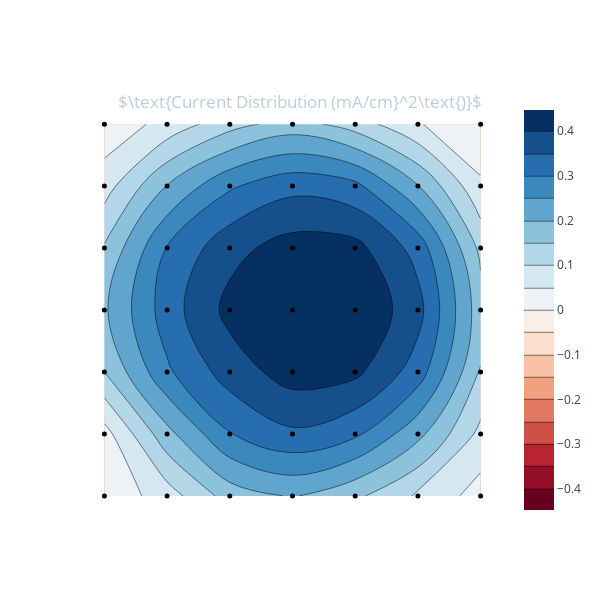

Notebook source saved alongside this figure:
### Code cell
currents = data.readCurrents(centre5x5=False)
# apl.plotI(currents)
data.append(
    pressure = 3e-4,
    Vbias = 125,
    Ibias = 0.873,
    Varc = 70.8,
    Iarc = 6.12,
    Ibase = 26.72,
    currents = currents,
    note = 'Tube grounded.'
)
data.plotI()

### Figure 1 — Plotly figure (JSON) as saved in the notebook; plotly's stock layout.template omitted (floating-point values rounded to 4 significant figures)
{"data": [{"colorscale": [[0, "rgb(103,0,31)"], [0.1, "rgb(178,24,43)"], [0.2, "rgb(214,96,77)"], [0.3, "rgb(244,165,130)"], [0.4, "rgb(253,219,199)"], [0.5, "rgb(247,247,247)"], [0.6, "rgb(209,229,240)"], [0.7, "rgb(146,197,222)"], [0.8, "rgb(67,147,195)"], [0.9, "rgb(33,102,172)"], [1, "rgb(5,48,97)"]], "ncontours": 21, "type": "contour", "z": [[0.01263, 0.0753, 0.1729, 0.2048, 0.1613, 0.09384, 0.02841], [0.03022, 0.1843, 0.2977, 0.3412, 0.3096, 0.2153, 0.08576], [0.1501, 0.292, 0.3736, 0.4231, 0.4118, 0.3261, 0.1477], [0.1924, 0.3257, 0.4153, 0.4467, 0.4474, 0.3682, 0.1718], [0.1555, 0.3025, 0.3839, 0.4218, 0.4161, 0.3308, 0.1372], [0.07765, 0.2022, 0.2931, 0.3352, 0.3141, 0.2022, 0.05812], [0.01618, 0.06688, 0.1315, 0.1722, 0.1265, 0.05382, 0.009358]], "zmax": 0.4474, "zmid": 0, "zmin": -0.4474}, {"marker": {"color": "rgb(0, 0, 0)", "size": 5}, "mode": "markers", "type": "scatter", "x": [0, 1, 2, 3, 4, 5, 6, 0, 1, 2, 3, 4, 5, 6, 0, 1, 2, 3, 4, 5, 6, 0, 1, 2, 3, 4, 5, 6, 0, 1, 2, 3, 4, 5, 6, 0, 1, 2, 3, 4, 5, 6, 0, 1, 2, 3, 4, 5, 6], "y": [0, 0, 0, 0, 0, 0, 0, 1, 1, 1, 1, 1, 1, 1, 2, 2, 2, 2, 2, 2, 2, 3, 3, 3, 3, 3, 3, 3, 4, 4, 4, 4, 4, 4, 4, 5, 5, 5, 5, 5, 5, 5, 6, 6, 6, 6, 6, 6, 6]}], "layout": {"height": 600, "paper_bgcolor": "rgba(0,0,0,0)", "plot_bgcolor": "rgba(0,0,0,0)", "title": {"font": {"color": "#BCCCDC"}, "text": "$\\text{Current Distribution (mA/cm}^2\\text{)}$", "x": 0.5, "xanchor": "center", "y": 0.84, "yanchor": "top"}, "width": 600, "xaxis": {"showgrid": false, "showticklabels": false, "tickmode": "linear"}, "yaxis": {"showgrid": false, "showticklabels": false}}}
